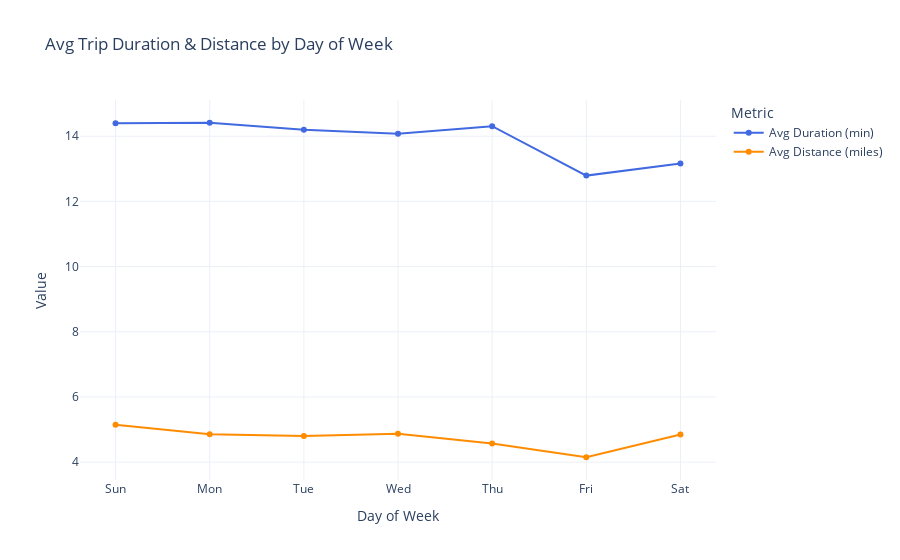

Notebook source saved alongside this figure:
### Code cell
# Trip Distance and Duration by Day of Week
df_length = pd.read_csv("data/athena-results/Unsaved/2025/04/21/trip_distance_duration_by_day.csv")
day_map = {1:'Sun', 2:'Mon', 3:'Tue', 4:'Wed', 5:'Thu', 6:'Fri', 7:'Sat'}
df_length['dayofweek'] = df_length['dayofweek'].map(day_map)

fig = go.Figure()

fig.add_trace(go.Scatter(
    x=df_length['dayofweek'],
    y=df_length['avg_duration_min'],
    name='Avg Duration (min)',
    mode='lines+markers',
    line=dict(color='royalblue')
))

fig.add_trace(go.Scatter(
    x=df_length['dayofweek'],
    y=df_length['avg_trip_miles'],
    name='Avg Distance (miles)',
    mode='lines+markers',
    line=dict(color='darkorange')
))

fig.update_layout(
    title='Avg Trip Duration & Distance by Day of Week',
    xaxis_title='Day of Week',
    yaxis_title='Value',
    legend_title='Metric',
    template='plotly_white'
)

fig.show()

### Figure 1 — Plotly figure (JSON) as saved in the notebook; plotly's stock layout.template omitted (floating-point values rounded to 4 significant figures)
{"data": [{"line": {"color": "royalblue"}, "mode": "lines+markers", "name": "Avg Duration (min)", "type": "scatter", "x": ["Sun", "Mon", "Tue", "Wed", "Thu", "Fri", "Sat"], "y": [14.39, 14.41, 14.2, 14.08, 14.31, 12.79, 13.16]}, {"line": {"color": "darkorange"}, "mode": "lines+markers", "name": "Avg Distance (miles)", "type": "scatter", "x": ["Sun", "Mon", "Tue", "Wed", "Thu", "Fri", "Sat"], "y": [5.15, 4.856, 4.805, 4.867, 4.575, 4.15, 4.846]}], "layout": {"legend": {"title": {"text": "Metric"}}, "title": {"text": "Avg Trip Duration & Distance by Day of Week"}, "xaxis": {"title": {"text": "Day of Week"}}, "yaxis": {"title": {"text": "Value"}}}}
